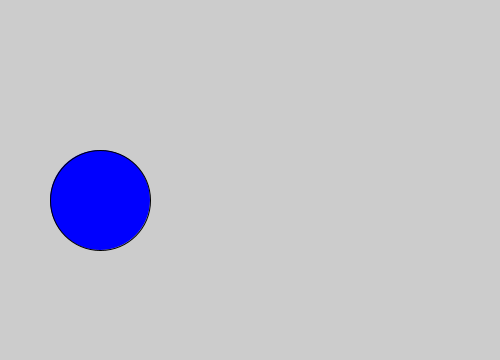
Frame 1 (no input)
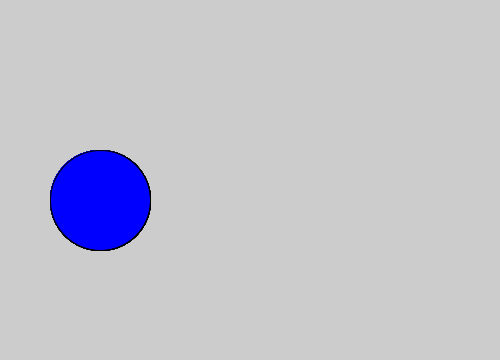
Frame 60 (the mouse pressed at the canvas centre just before this capture)
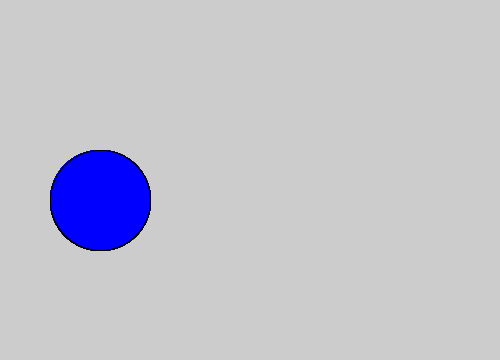
Frame 120 (the mouse held since frame 60 and released just before this capture)

The Processing sketch that drew these frames (run headless with seeded random() and noise(); from frame 60 on, the mouse is pressed at the canvas centre):

// Processing sketch: green_box
// ── green_box.pde
void setup() 
{
  size(500, 360);
}

void draw() 
{
  fill(0, 0, 255); // red, green, blue on a scale 0-255
  ellipse(100, 200, 100, 100);
}
